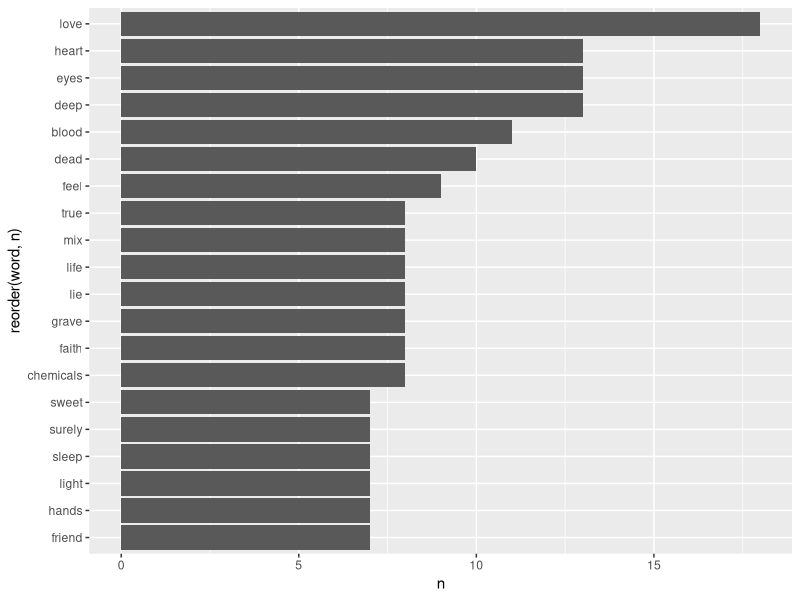
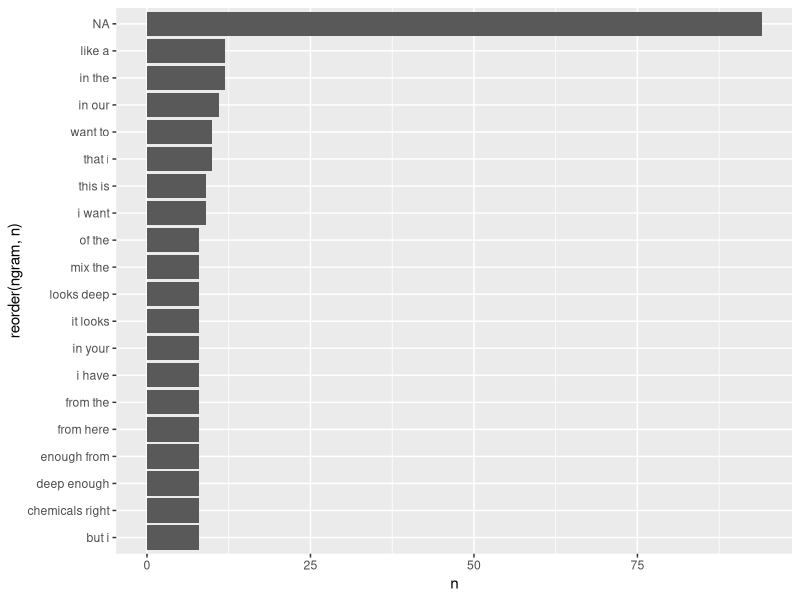
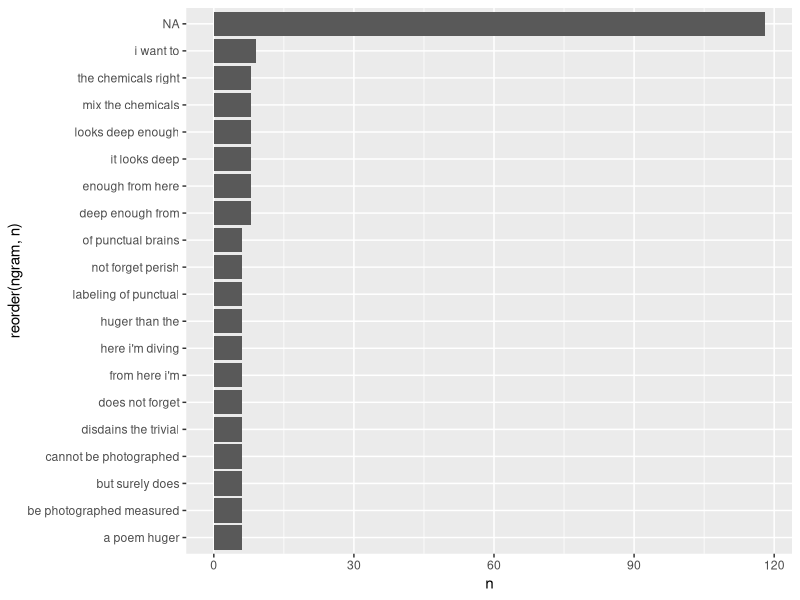

Reproduce these figures in R, in order. (Note: this script raises an error after producing the figures.)
# Packages:
library(tidyverse)
library(tidytext)
library(lubridate)
library(stringr)

library(gplots)
library(ggrepel)
library(scales)
library(gridExtra)

# load dataset ------------------------------------------------------------

df <- read.csv('thrice.df.csv', header = TRUE, stringsAsFactors = FALSE)

df <- df %>% 
  mutate(album = factor(album, levels = unique(album)),
         length = ms(length),
         lengthS = seconds(length))

glimpse(df)
# both length and lengthS are now Period/S4 variables!
# album is a factor!


# Lyrics analysis ---------------------------------------------------------

# lyrics separated by line, "<br>" tag
# uninterested in looking at line counts so split into lines on each <br> tag 
# and then unnest each word from each "line" of lyrics

wordToken <-  df %>%
  unnest_tokens(line, lyrics, token = stringr::str_split, pattern = ' <br>') %>%   # take out <br> tags
  unnest_tokens(word, line, to_lower = TRUE) 

glimpse(wordToken)
# uncleaned unigrams containing all 'stop words' such as 'I', 'you', 'we', 'very', etc. etc.


countWord <- wordToken %>% count(word, sort=TRUE)
countWord  %>% head(10)
# 'the' is most common....

# Include stop_words ------------------------------------------------------

data("stop_words")
stop_words         # data base of 'stop words' to clean unigrams.

stop_words %>% head(5)

wordToken2 <- wordToken %>% 
  anti_join(stop_words) %>%                 
  arrange(ID)  # or track_num essentially same thing

countWord2 <- wordToken2 %>% count(word, sort=TRUE)

countWord2 %>% head(10)





# Uni-bi-trigrams ---------------------------------------------------------

nGram <- data_frame(text = paste(wordToken$word, collapse = ' '))       # stop-words
nGramCleaned <- data_frame(text=paste(wordToken2$word, collapse = ' ')) # NO stop-words

# top 20 unigrams
countWord2 %>% head(20) %>% 
  ggplot(aes(reorder(word, n), n)) + 
  geom_bar(stat = "identity") +
  coord_flip()

glimpse(countWord2)

# BI

biGrams <-  nGram %>% 
  unnest_tokens(ngram, text, token = "ngrams", n = 2) 

biGrams <- df %>% 
  unnest_tokens(line, lyrics, token = stringr::str_split, pattern = ' <br>') %>%   # take out <br> tags
  unnest_tokens(ngram, line, token = "ngrams", n = 2)


biGramsCleaned <-  nGramCleaned %>% 
  unnest_tokens(ngram, text, token = "ngrams", n = 2) %>%
  count(ngram, sort = TRUE)

glimpse(biGrams)

bi_count <- biGrams %>% count(ngram, sort = TRUE)

bi_count %>% head(20) %>% 
  ggplot(aes(reorder(ngram, n), n)) + 
  geom_bar(stat = "identity") +
  coord_flip()

biGramsSep <- biGrams %>% 
  separate(ngram, c("word1", "word2", sep = " "))

biGramsSep <- biGramsCleaned %>% 
  separate(ngram, c("word1", "word2", sep = " "))

biGramsSep <- biGrams %>% 
  select(title, album, ngram) %>% 
  separate(ngram, c("word1", "word2", sep = " "))  # doesnt properly parse ' s...


# TRI

triGrams <-  nGram %>% 
  unnest_tokens(ngram, text, token = "ngrams", n = 3) 

triGrams <- df %>% 
  unnest_tokens(line, lyrics, token = stringr::str_split, pattern = ' <br>') %>%   # take out <br> tags
  unnest_tokens(ngram, line, token = "ngrams", n = 3)

tri_count <- triGrams %>% count(ngram, sort = TRUE)

tri_count %>% head(20) %>% 
  ggplot(aes(reorder(ngram, n), n)) +
  geom_bar(stat = "identity") +
  coord_flip()

triGrams %>% 
  separate(ngram, c("word1", "word2", "word3"), sep = " ") %>% 
  count(word1, word2, word3, sort = T)

# take out stop_words in each ngram...
triGrams %>% 
  separate(ngram, c("word1", "word2", "word3"), sep = " ") %>% 
  filter(!word1 %in% stop_words$word,
         !word2 %in% stop_words$word,
         !word3 %in% stop_words$word) %>% 
  count(word1, word2, word3, sort = T)

?top_n




# AFINN 
AFINN <- get_sentiments("afinn")

love_words <- biGramsSep %>% 
  filter(word1 == "love") %>% 
  inner_join(AFINN, by = c(word2 = "word")) %>%
  count(word2, score, sort = TRUE) %>%
  ungroup()

love_words %>% 
  mutate(contribution = nn * score) %>% 
  arrange(desc(abs(contribution))) %>% 
  head(20) %>% 
  mutate(word2 = reorder(word2, contribution)) %>% 
  ggplot(aes(word2, nn * score, fill = nn *score > 0)) + 
  geom_col(show.legend = F) +
  coord_flip()

# love betrays, love ... die, love ... evil, love ... chance, love .../ true, love ... loyalty

negation_words <- c("not", "no", "never", "without")

negated_words <- biGramsSep %>%
  filter(word1 %in% negation_words) %>%
  inner_join(AFINN, by = c(word2 = "word")) %>%
  count(word1, word2, score, sort = TRUE) %>%
  ungroup()

medianWord <- median(df$numWord)

uniqueWords <- wordToken2 %>% 
  select(word) %>% 
  filter(!str_detect(word, '[0-9]')) %>% 
  group_by(word) %>% 
  filter(row_number(word) == 1) %>% 
  arrange(word)

numUniqueWords <- nrow(uniqueWords)
numUniqueWords
# 2091 unique words


# TABLE:

tab <- cbind(countWord, empty, countWord2)

knitr::kable(tab[1:20,], format='markdown', row.names = F,
             col.names = c('All uniGrams', 'Freq', ' ', '|', ' ', 'Cleaned uniGrams', 'Freq'))
